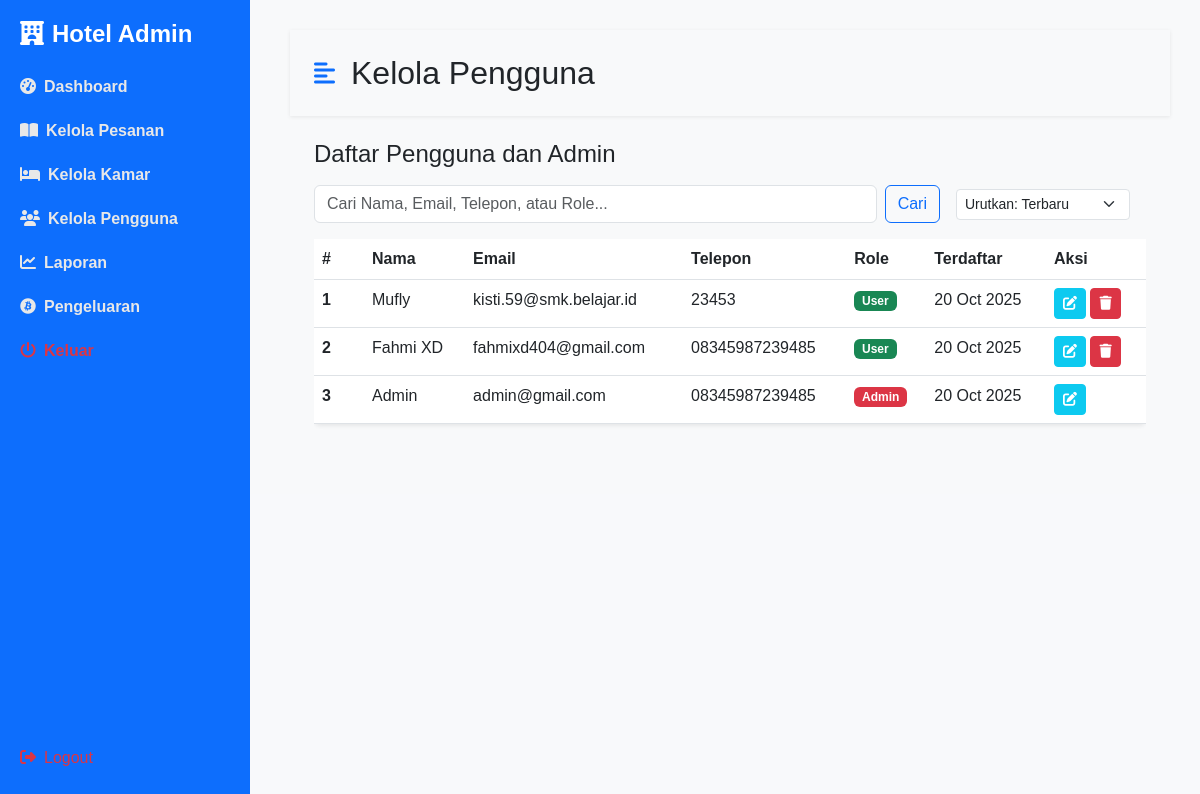
The page /admin/kelola_user.php (signed in) on the database as committed earlier.
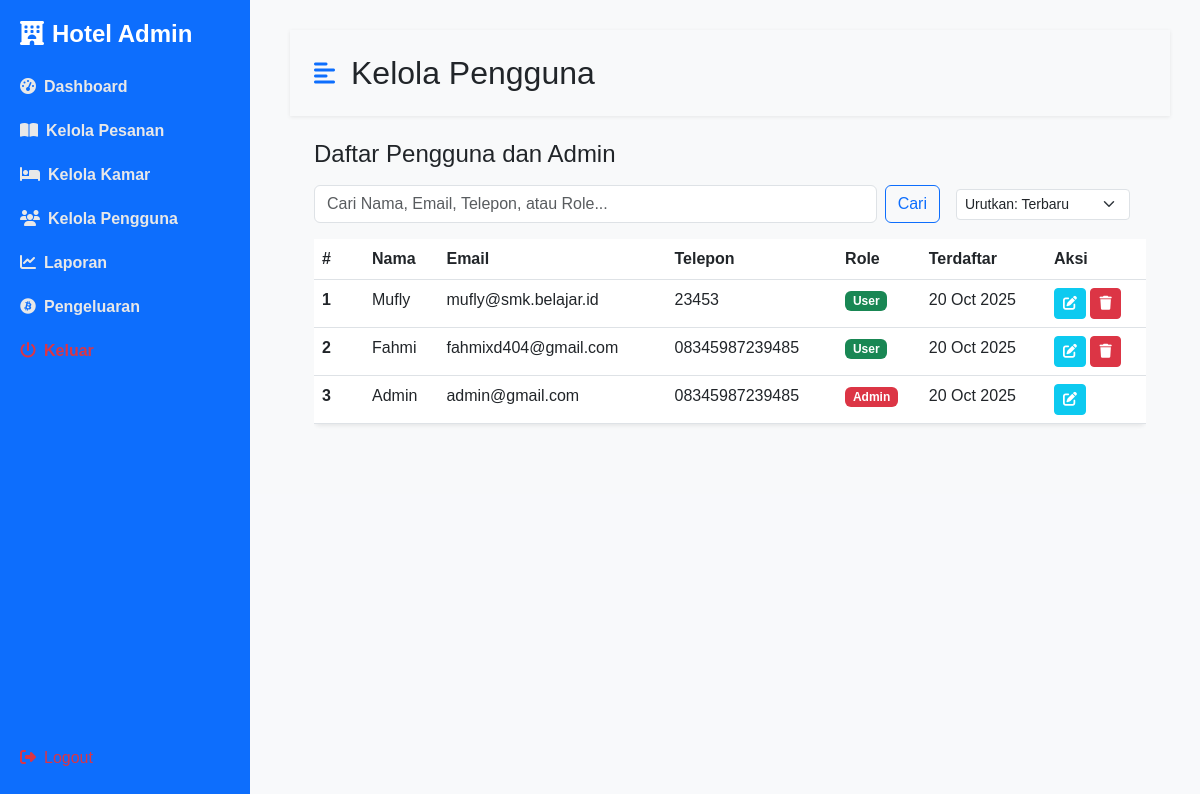
The same page on the database as committed later.
### tables this page shows
CREATE TABLE `users` (
  `id` int NOT NULL,
  `name` varchar(100) NOT NULL,
  `profile_pic` varchar(100) NOT NULL,
  `email` varchar(100) NOT NULL,
  `phone` varchar(20) DEFAULT NULL,
  `password` varchar(255) NOT NULL,
  `role` enum('admin','user') NOT NULL DEFAULT 'user',
  `created_at` datetime DEFAULT CURRENT_TIMESTAMP
);

### admin/kelola_user.php (the view, shortened to what the changed rows need)
<?php
include '../koneksi.php';
$sort_by = $_GET['sort'] ?? 'latest';
$order_clause = "";
$params = [];
$param_types = '';
switch ($sort_by) {
    case 'latest':
    default:
        $order_clause = "ORDER BY created_at DESC";
        break;
}
$query = "SELECT id, name, email, phone, role, created_at FROM users";
$query .= " " . $order_clause;
if (!empty($params)) {
    $stmt = $koneksi->prepare($query);
    $ref_params = array();
    $ref_params[] = &$param_types;
    foreach ($params as $key => $value) {
        $ref_params[] = &$params[$key];
    }
    call_user_func_array(array($stmt, 'bind_param'), $ref_params);
    $stmt->execute();
    $users_result = $stmt->get_result();
    $users = $users_result->fetch_all(MYSQLI_ASSOC);
    $stmt->close();
} else {
    $users_result = $koneksi->query($query);
    $users = $users_result->fetch_all(MYSQLI_ASSOC);
}
?>
<!DOCTYPE html>
<html lang="id">
<head>
    <link href="https://cdn.jsdelivr.net/npm/bootstrap@5.3.0/dist/css/bootstrap.min.css" rel="stylesheet">
    <link rel="stylesheet" href="https://cdnjs.cloudflare.com/ajax/libs/font-awesome/6.4.0/css/all.min.css">
    <link rel="stylesheet" href="../assets/css/admin-style.css">
</head>
<body>
    <div class="d-flex" id="wrapper">
        <div id="page-content-wrapper" class="content">
            <nav class="navbar navbar-expand-lg navbar-light bg-transparent py-4 px-4">
                <div class="d-flex align-items-center">
                    <h2 class="fs-2 m-0">Kelola Pengguna</h2>
                </div>
            </nav>
            <div class="container-fluid px-4">
                <div class="row my-4">
                    <div class="col-md-12">
                        <div class="table-responsive">
                            <table class="table bg-white rounded shadow-sm table-hover">
                                <thead>
                                    <tr>
                                        <th scope="col" width="50">#</th>
                                        <th scope="col">Nama</th>
                                        <th scope="col">Email</th>
                                        <th scope="col">Telepon</th>
                                        <th scope="col">Role</th>
                                        <th scope="col">Terdaftar</th>
                                        <th scope="col" width="100">Aksi</th>
                                    </tr>
                                </thead>
                                <tbody>
                                    <?php if (!empty($users)): ?>
                                        <?php $no = 1;
                                        foreach ($users as $user): ?>
                                            <tr>
                                                <th scope="row"><?= $no++ ?></th>
                                                <td><?= htmlspecialchars($user['name']) ?></td>
                                                <td><?= htmlspecialchars($user['email']) ?></td>
                                                <td><?= htmlspecialchars($user['phone']) ?></td>
                                                <td>
                                                    <span class="badge <?= $user['role'] == 'admin' ? 'bg-danger' : 'bg-success' ?>">
                                                        <?= ucfirst(htmlspecialchars($user['role'])) ?>
                                                    </span>
                                                </td>
                                                <td><?= date('d M Y', strtotime($user['created_at'])) ?></td>
                                                <td>
                                                    <button type="button" class="btn btn-sm btn-info text-white edit-btn"
                                                        data-bs-toggle="modal" data-bs-target="#editUserModal"
                                                        data-id="<?= $user['id'] ?>"
                                                        data-name="<?= htmlspecialchars($user['name']) ?>"
                                                        data-email="<?= htmlspecialchars($user['email']) ?>"
                                                        data-phone="<?= htmlspecialchars($user['phone']) ?>"
                                                        data-role="<?= htmlspecialchars($user['role']) ?>">
                                                        <i class="fas fa-edit"></i>
                                                    </button>
                                                    <?php if ($user['id'] != $_SESSION['user_id']): ?>
                                                        <a href="kelola_user.php?delete_id=<?= $user['id'] ?>" class="btn btn-sm btn-danger" onclick="return confirm('Yakin ingin menghapus pengguna ini?');">
                                                            <i class="fas fa-trash"></i>
                                                        </a>
                                                    <?php endif; ?>
                                                </td>
                                            </tr>
                                        <?php endforeach; ?>
                                    <?php else: ?>
                                        <tr>
                                            <td colspan="7" class="text-center">Tidak ada pengguna yang ditemukan.</td>
                                        </tr>
                                    <?php endif; ?>
                                </tbody>
                            </table>
                        </div>
                    </div>
                </div>
            </div>
        </div>
    </div>
</body>
</html>

Rows that differ between the two databases and show on the page:
changed users "Mufly": email "kisti.59@smk.belajar.id" → "mufly@smk.belajar.id"
changed users "fahmixd404@gmail.com": name "Fahmi XD" → "Fahmi"
